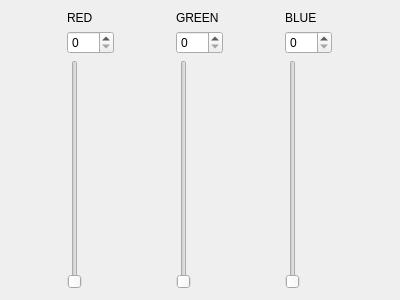
<?xml version="1.0" encoding="UTF-8"?>
<ui version="4.0">
 <class>Form</class>
 <widget class="QWidget" name="Form">
  <property name="geometry">
   <rect>
    <x>0</x>
    <y>0</y>
    <width>400</width>
    <height>300</height>
   </rect>
  </property>
  <property name="windowTitle">
   <string>RGB Controller</string>
  </property>
  <layout class="QHBoxLayout" name="horizontalLayout">
   <item>
    <layout class="QGridLayout" name="gridLayout">
     <item row="0" column="0">
      <widget class="QLabel" name="label">
       <property name="text">
        <string>RED</string>
       </property>
      </widget>
     </item>
     <item row="1" column="0">
      <widget class="QSpinBox" name="spinBox">
       <property name="maximum">
        <number>255</number>
       </property>
      </widget>
     </item>
     <item row="2" column="0">
      <widget class="QSlider" name="verticalSlider">
       <property name="maximum">
        <number>255</number>
       </property>
       <property name="orientation">
        <enum>Qt::Vertical</enum>
       </property>
      </widget>
     </item>
    </layout>
   </item>
   <item>
    <layout class="QGridLayout" name="gridLayout_2">
     <item row="0" column="0">
      <widget class="QLabel" name="label_2">
       <property name="text">
        <string>GREEN</string>
       </property>
      </widget>
     </item>
     <item row="1" column="0">
      <widget class="QSpinBox" name="spinBox_2">
       <property name="maximum">
        <number>255</number>
       </property>
      </widget>
     </item>
     <item row="2" column="0">
      <widget class="QSlider" name="verticalSlider_2">
       <property name="maximum">
        <number>255</number>
       </property>
       <property name="orientation">
        <enum>Qt::Vertical</enum>
       </property>
      </widget>
     </item>
    </layout>
   </item>
   <item>
    <layout class="QGridLayout" name="gridLayout_3">
     <item row="0" column="0">
      <widget class="QLabel" name="label_3">
       <property name="text">
        <string>BLUE</string>
       </property>
      </widget>
     </item>
     <item row="1" column="0">
      <widget class="QSpinBox" name="spinBox_3">
       <property name="maximum">
        <number>255</number>
       </property>
      </widget>
     </item>
     <item row="2" column="0">
      <widget class="QSlider" name="verticalSlider_3">
       <property name="maximum">
        <number>255</number>
       </property>
       <property name="orientation">
        <enum>Qt::Vertical</enum>
       </property>
      </widget>
     </item>
    </layout>
   </item>
  </layout>
  <zorder>label</zorder>
  <zorder>label_2</zorder>
  <zorder>label_3</zorder>
  <zorder>spinBox</zorder>
  <zorder>spinBox_2</zorder>
  <zorder>spinBox_3</zorder>
  <zorder>verticalSlider</zorder>
  <zorder>verticalSlider_2</zorder>
  <zorder>verticalSlider_3</zorder>
  <zorder>verticalSlider</zorder>
 </widget>
 <resources/>
 <connections>
  <connection>
   <sender>spinBox</sender>
   <signal>valueChanged(int)</signal>
   <receiver>verticalSlider</receiver>
   <slot>setValue(int)</slot>
   <hints>
    <hint type="sourcelabel">
     <x>55</x>
     <y>51</y>
    </hint>
    <hint type="destinationlabel">
     <x>53</x>
     <y>233</y>
    </hint>
   </hints>
  </connection>
  <connection>
   <sender>spinBox_2</sender>
   <signal>valueChanged(int)</signal>
   <receiver>verticalSlider_2</receiver>
   <slot>setValue(int)</slot>
   <hints>
    <hint type="sourcelabel">
     <x>193</x>
     <y>46</y>
    </hint>
    <hint type="destinationlabel">
     <x>186</x>
     <y>105</y>
    </hint>
   </hints>
  </connection>
  <connection>
   <sender>spinBox_3</sender>
   <signal>valueChanged(int)</signal>
   <receiver>verticalSlider_3</receiver>
   <slot>setValue(int)</slot>
   <hints>
    <hint type="sourcelabel">
     <x>312</x>
     <y>38</y>
    </hint>
    <hint type="destinationlabel">
     <x>312</x>
     <y>132</y>
    </hint>
   </hints>
  </connection>
  <connection>
   <sender>verticalSlider</sender>
   <signal>valueChanged(int)</signal>
   <receiver>spinBox</receiver>
   <slot>setValue(int)</slot>
   <hints>
    <hint type="sourcelabel">
     <x>57</x>
     <y>86</y>
    </hint>
    <hint type="destinationlabel">
     <x>73</x>
     <y>46</y>
    </hint>
   </hints>
  </connection>
  <connection>
   <sender>verticalSlider_2</sender>
   <signal>valueChanged(int)</signal>
   <receiver>spinBox_2</receiver>
   <slot>setValue(int)</slot>
   <hints>
    <hint type="sourcelabel">
     <x>187</x>
     <y>135</y>
    </hint>
    <hint type="destinationlabel">
     <x>212</x>
     <y>44</y>
    </hint>
   </hints>
  </connection>
  <connection>
   <sender>verticalSlider_3</sender>
   <signal>valueChanged(int)</signal>
   <receiver>spinBox_3</receiver>
   <slot>setValue(int)</slot>
   <hints>
    <hint type="sourcelabel">
     <x>315</x>
     <y>187</y>
    </hint>
    <hint type="destinationlabel">
     <x>349</x>
     <y>50</y>
    </hint>
   </hints>
  </connection>
 </connections>
</ui>
